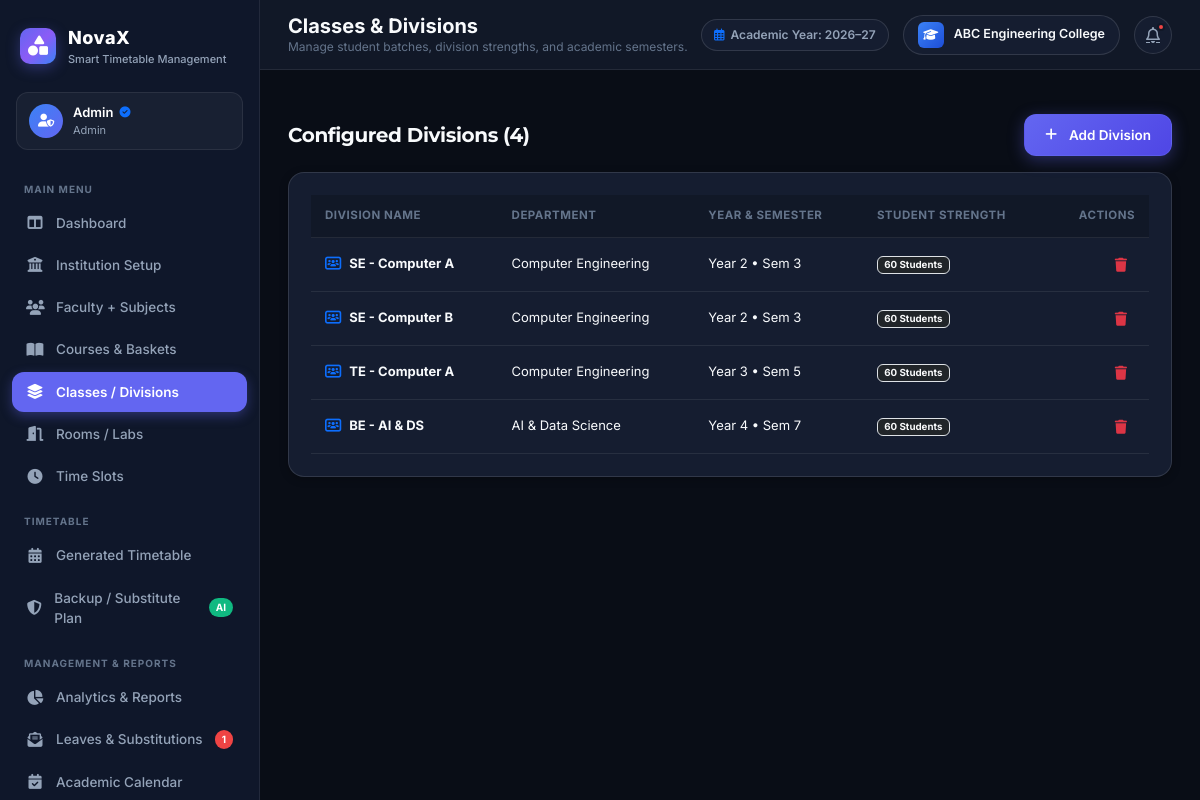
Screenshot of /admin/sections (signed in) with the database file from the repository.
### models.py (models this page shows, shortened)
class BaseModel(db.Model):
    __abstract__ = True

class User(UserMixin, BaseModel):
    __tablename__ = 'users'
    id = db.Column(db.Integer, primary_key=True)
    username = db.Column(db.String(80), unique=True, nullable=False)
    email = db.Column(db.String(120), unique=True, nullable=False)
    password_hash = db.Column(db.String(255), nullable=False)
    role = db.Column(db.String(20), nullable=False, default='student')  # 'admin', 'teacher', 'student'
    avatar_url = db.Column(db.String(255), nullable=True)
    created_at = db.Column(db.DateTime, default=datetime.utcnow)
    faculty_profile = db.relationship('Faculty', backref='user', uselist=False, cascade='all, delete-orphan')
    calendar_notes = db.relationship('AcademicCalendarNote', backref='author', lazy='dynamic')

class InstitutionSettings(BaseModel):
    __tablename__ = 'institution_settings'
    id = db.Column(db.Integer, primary_key=True)
    name = db.Column(db.String(150), default='ABC Engineering College')
    subtitle = db.Column(db.String(150), default='Pune, Maharashtra')
    logo_path = db.Column(db.String(255), default='logo.png')
    address = db.Column(db.String(255), default='Sector 10, Knowledge Park, Pune, Maharashtra 411001')
    contact_email = db.Column(db.String(120), default='contact@abc.edu')
    academic_year = db.Column(db.String(40), default='Academic Year: 2026–27')
    semester_type = db.Column(db.String(40), default='Odd Semester')
    quality_score = db.Column(db.Integer, default=92)
    constraints_satisfaction = db.Column(db.Integer, default=96)
    last_generated_at = db.Column(db.DateTime, default=datetime.utcnow)
    updated_at = db.Column(db.DateTime, default=datetime.utcnow, onupdate=datetime.utcnow)
    @classmethod
    def get_settings(cls):
        settings = cls.query.first()
        return settings

class Section(BaseModel):
    __tablename__ = 'sections'
    id = db.Column(db.Integer, primary_key=True)
    name = db.Column(db.String(60), nullable=False)  # e.g., 'SE - Computer A', 'BE - AI & DS'
    department_id = db.Column(db.Integer, db.ForeignKey('departments.id', ondelete='CASCADE'), nullable=False)
    year = db.Column(db.Integer, default=2)
    semester = db.Column(db.Integer, default=3)
    strength = db.Column(db.Integer, default=60)
    timetable_entries = db.relationship('TimetableEntry', backref='section', lazy='dynamic')
    syllabus_progress = db.relationship('SyllabusProgress', backref='section', lazy='dynamic')

class Department(BaseModel):
    __tablename__ = 'departments'
    id = db.Column(db.Integer, primary_key=True)
    name = db.Column(db.String(100), nullable=False, unique=True)
    code = db.Column(db.String(20), nullable=True)
    faculty_members = db.relationship('Faculty', backref='department', lazy='dynamic', cascade='all, delete-orphan')
    courses = db.relationship('Course', backref='department', lazy='dynamic', cascade='all, delete-orphan')
    sections = db.relationship('Section', backref='department', lazy='dynamic', cascade='all, delete-orphan')
    elective_baskets = db.relationship('ElectiveBasket', backref='department', lazy='dynamic', cascade='all, delete-orphan')

### routes/admin.py (the view, shortened to what this page needs)
@admin_bp.route('/sections', methods=['GET', 'POST'])
def sections():
    sections_list = Section.query.all()
    departments = Department.query.all()
    return render_template('admin/sections.html', sections=sections_list, departments=departments)

### routes/admin.py (called while the page is built)
@admin_bp.before_request
@login_required
@role_required('admin')
def admin_before_request():
    pass

### routes/auth.py (called while the page is built, shortened)
def role_required(*roles):
    def decorator(f):
        @wraps(f)
        def decorated_function(*args, **kwargs):
            if not current_user.is_authenticated:
                return redirect(url_for('auth.login', next=request.url))
            return f(*args, **kwargs)
        return decorated_function
    return decorator

### templates/admin/sections.html (shortened to what this page needs)
{% extends "base.html" %}
{% block page_title %}Classes & Divisions{% endblock %}
{% block page_subtitle %}Manage student batches, division strengths, and academic semesters.{% endblock %}
{% block content %}
<div class="fade-in">
    <div class="d-flex justify-content-between align-items-center mb-3">
        <h5 class="fw-bold mb-0">Configured Divisions ({{ sections|length }})</h5>
        <button type="button" class="btn btn-primary-glow" data-bs-toggle="modal" data-bs-target="#addSectionModal">
            <i class="fa-solid fa-plus me-1"></i> Add Division
        </button>
    </div>
    <div class="section-box">
        <div class="table-responsive">
            <table class="data-table-custom">
                <thead>
                    <tr>
                        <th>Division Name</th>
                        <th>Department</th>
                        <th>Year & Semester</th>
                        <th>Student Strength</th>
                        <th class="text-end">Actions</th>
                    </tr>
                </thead>
                <tbody>
                    {% for s in sections %}
                    <tr>
                        <td>
                            <div class="fw-bold"><i class="fa-solid fa-users-rectangle text-primary me-2"></i>{{ s.name }}</div>
                        </td>
                        <td>{{ s.department.name if s.department else 'General' }}</td>
                        <td>Year {{ s.year }} • Sem {{ s.semester }}</td>
                        <td><span class="badge bg-dark border text-light">{{ s.strength }} Students</span></td>
                        <td class="text-end">
                            <form action="{{ url_for('admin.delete_section', id=s.id) }}" method="POST" class="d-inline" onsubmit="return confirm('Delete this division?');">
                                <button type="submit" class="btn btn-sm btn-outline-danger border-0">
                                    <i class="fa-solid fa-trash"></i>
                                </button>
                            </form>
                        </td>
                    </tr>
                    {% endfor %}
                </tbody>
            </table>
        </div>
    </div>
</div>
{% endblock %}

### templates/base.html (shortened to what this page needs)
<!DOCTYPE html>
<html lang="en" data-theme="dark">
<head>
    <link href="https://cdn.jsdelivr.net/npm/bootstrap@5.3.2/dist/css/bootstrap.min.css" rel="stylesheet">
    <link href="https://cdnjs.cloudflare.com/ajax/libs/font-awesome/6.4.2/css/all.min.css" rel="stylesheet">
    <link href="https://cdn.jsdelivr.net/npm/fullcalendar@6.1.8/index.global.min.css" rel="stylesheet">
    <link href="https://unpkg.com/aos@2.3.1/dist/aos.css" rel="stylesheet">
    <link rel="stylesheet" href="{{ url_for('static', filename='css/style.css') }}">
    <link rel="stylesheet" href="{{ url_for('static', filename='css/animations.css') }}">
</head>
<body>
    <div class="app-wrapper">
        {% if current_user.is_authenticated and request.endpoint != 'auth.login' %}
        <aside class="app-sidebar">
            <div class="sidebar-header">
                <div class="sidebar-logo">
                    <i class="fa-solid fa-shapes"></i>
                </div>
                <div>
                    <div class="sidebar-title">NovaX</div>
                    <div class="sidebar-subtitle">Smart Timetable Management</div>
                </div>
            </div>
            <div class="sidebar-user-chip">
                <div class="user-avatar-badge">
                    {% if current_user.role == 'admin' %}
                        <i class="fa-solid fa-user-shield"></i>
                    {% elif current_user.role == 'teacher' %}
                        <i class="fa-solid fa-chalkboard-user"></i>
                    {% else %}
                        <i class="fa-solid fa-graduation-cap"></i>
                    {% endif %}
                </div>
                <div class="user-info">
                    <div class="user-info-name">
                        {{ current_user.username }}
                        {% if current_user.role == 'admin' %}
                            <i class="fa-solid fa-circle-check text-primary" style="font-size: 11px;"></i>
                        {% endif %}
                    </div>
                    <div class="user-info-role">{{ current_user.role.capitalize() }}</div>
                </div>
            </div>
            <nav class="sidebar-nav">
                {% if current_user.role == 'admin' %}
                    <div class="nav-section-title">Main Menu</div>
                    <a href="{{ url_for('admin.dashboard') }}" class="nav-link-item {% if request.endpoint == 'admin.dashboard' %}active{% endif %}">
                        <i class="fa-solid fa-table-columns"></i>
                        <span>Dashboard</span>
                    </a>
                    <a href="{{ url_for('admin.settings') }}" class="nav-link-item {% if request.endpoint == 'admin.settings' %}active{% endif %}">
                        <i class="fa-solid fa-building-columns"></i>
                        <span>Institution Setup</span>
                    </a>
                    <a href="{{ url_for('admin.faculty') }}" class="nav-link-item {% if request.endpoint == 'admin.faculty' %}active{% endif %}">
                        <i class="fa-solid fa-users"></i>
                        <span>Faculty + Subjects</span>
                    </a>
                    <a href="{{ url_for('admin.courses') }}" class="nav-link-item {% if request.endpoint == 'admin.courses' %}active{% endif %}">
                        <i class="fa-solid fa-book-open"></i>
                        <span>Courses & Baskets</span>
                    </a>
                    <a href="{{ url_for('admin.sections') }}" class="nav-link-item {% if request.endpoint == 'admin.sections' %}active{% endif %}">
                        <i class="fa-solid fa-layer-group"></i>
                        <span>Classes / Divisions</span>
                    </a>
                    <a href="{{ url_for('admin.rooms') }}" class="nav-link-item {% if request.endpoint == 'admin.rooms' %}active{% endif %}">
                        <i class="fa-solid fa-door-open"></i>
                        <span>Rooms / Labs</span>
                    </a>
                    <a href="{{ url_for('admin.time_slots') }}" class="nav-link-item {% if request.endpoint == 'admin.time_slots' %}active{% endif %}">
                        <i class="fa-solid fa-clock"></i>
                        <span>Time Slots</span>
                    </a>
                    <div class="nav-section-title">Timetable</div>
                    <a href="{{ url_for('admin.timetable') }}" class="nav-link-item {% if request.endpoint == 'admin.timetable' %}active{% endif %}">
                        <i class="fa-solid fa-calendar-days"></i>
                        <span>Generated Timetable</span>
                    </a>
                    <a href="{{ url_for('admin.backup_plan') }}" class="nav-link-item {% if request.endpoint == 'admin.backup_plan' %}active{% endif %}">
                        <i class="fa-solid fa-shield-halved"></i>
                        <span>Backup / Substitute Plan</span>
                        <span class="nav-badge badge-green">AI</span>
                    </a>
                    <div class="nav-section-title">Management & Reports</div>
                    <a href="{{ url_for('admin.analytics') }}" class="nav-link-item {% if request.endpoint == 'admin.analytics' %}active{% endif %}">
                        <i class="fa-solid fa-chart-pie"></i>
                        <span>Analytics & Reports</span>
                    </a>
                    <a href="{{ url_for('admin.leaves') }}" class="nav-link-item {% if request.endpoint == 'admin.leaves' %}active{% endif %}">
                        <i class="fa-solid fa-envelope-open-text"></i>
                        <span>Leaves & Substitutions</span>
                        {% if pending_leaves_count > 0 %}
                            <span class="nav-badge badge-danger">{{ pending_leaves_count }}</span>
                        {% endif %}
                    </a>
                    <a href="{{ url_for('admin.academic_calendar') }}" class="nav-link-item {% if request.endpoint == 'admin.academic_calendar' %}active{% endif %}">
                        <i class="fa-solid fa-calendar-check"></i>
                        <span>Academic Calendar</span>
                    </a>
                {% endif %}
            </nav>
        </aside>
        {% endif %}
        <main class="app-main {% if not current_user.is_authenticated or request.endpoint == 'auth.login' %}app-main-unauth{% endif %}">
            {% if current_user.is_authenticated and request.endpoint != 'auth.login' %}
            <header class="app-topbar">
                <div class="topbar-left">
                    <div>
                        <div class="page-title">{% block page_title %}Dashboard{% endblock %}</div>
                        <div class="page-subtitle">{% block page_subtitle %}Academic Year: {{ institution.academic_year if institution else '2026-27' }}{% endblock %}</div>
                    </div>
                </div>
                <div class="topbar-right">
                    <div class="academic-year-pill d-none d-md-flex">
                        <i class="fa-regular fa-calendar-days text-primary"></i>
                        <span>{{ institution.academic_year if institution else 'Academic Year: 2026-27' }}</span>
                    </div>
                    <div class="institution-badge d-none d-lg-flex">
                        <div class="college-crest-icon">
                            <i class="fa-solid fa-graduation-cap"></i>
                        </div>
                        <div>
                            <div>{{ institution.name if institution else 'ABC Engineering College' }}</div>
                        </div>
                    </div>
                    <a href="{{ url_for('admin.leaves') if current_user.role == 'admin' else '#' }}" class="icon-btn" title="Notifications">
                        <i class="fa-regular fa-bell"></i>
                        {% if pending_leaves_count > 0 %}
                            <span class="badge-dot"></span>
                        {% endif %}
                    </a>
                </div>
            </header>
            {% endif %}
            <div class="container-fluid px-4 pt-3">
            </div>
            <div class="app-content">
                {% block content %}{% endblock %}
            </div>
        </main>
    </div>
</body>
</html>

### static/css/animations.css (style rules this page uses)
.fade-in { animation: fadeIn 0.5s cubic-bezier(0.4, 0, 0.2, 1) forwards; }

### rows the page displays
User: username "Admin", role "Admin"
InstitutionSettings: academic_year "Academic Year: 2026–27", name "ABC Engineering College"
Section: name "SE - Computer A", department "Computer Engineering", year "2", semester "3", strength "60"
Section: name "SE - Computer B", department "Computer Engineering", year "2", semester "3", strength "60"
Section: name "TE - Computer A", department "Computer Engineering", year "3", semester "5", strength "60"
Section: name "BE - AI & DS", department "AI & Data Science", year "4", semester "7", strength "60"

### other values shown
{{ pending_leaves_count }} "1"
{{ sections|length }} "4"
